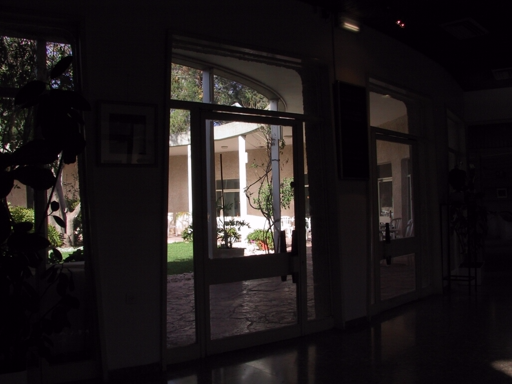
#> input picture hw2/testdata/input1.bmp, 512 x 384 px
$ python cv_hist_equal.py --input ../testdata/input1.bmp
#> lines starting #> are read from the running program, lines starting #| are printed output that depends on the picture
#> further down, img is the input picture: shape (384, 512, 3); mean B, G, R 25.3, 24.3, 29.3
from __future__ import print_function
import cv2
import numpy as np
import argparse

def histogram_equalization(img_in):# segregate color streams
    b,g,r = cv2.split(img_in)
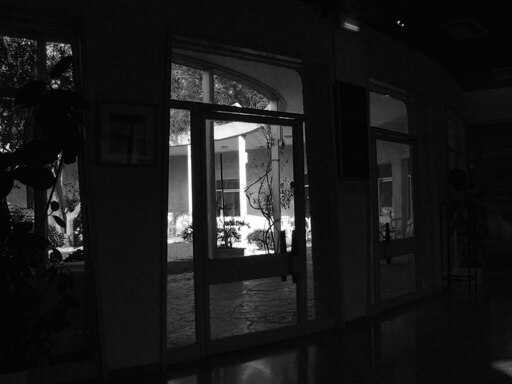
#> b: shape (384, 512); min 0, max 255, mean 25.3
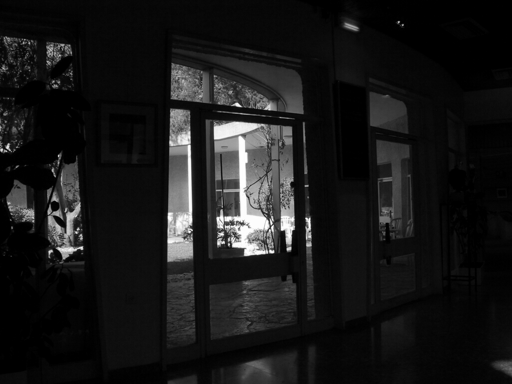
#> g: shape (384, 512); min 0, max 255, mean 24.3
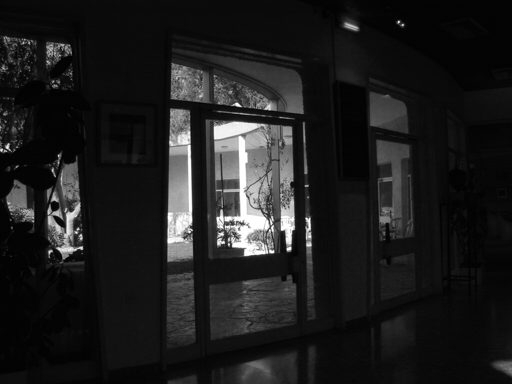
#> r: shape (384, 512); min 0, max 255, mean 29.3
    h_b, bin_b = np.histogram(b.flatten(), 256, [0, 256])
#> h_b = 256 values, max 17165 at index 11, min 18 at index 193, mean 768; bin_b = 257 values from 0 to 256
    h_g, bin_g = np.histogram(g.flatten(), 256, [0, 256])
#> h_g = 256 values, max 22479 at index 0, min 5 at index 255, mean 768; bin_g = 257 values from 0 to 256
    h_r, bin_r = np.histogram(r.flatten(), 256, [0, 256])# calculate cdf
#> h_r = 256 values, max 15226 at index 11, min 9 at index 0, mean 768; bin_r = 257 values from 0 to 256
    cdf_b = np.cumsum(h_b)
#> cdf_b = 256 values from 71 to 196608
    cdf_g = np.cumsum(h_g)
#> cdf_g = 256 values from 22479 to 196608
    cdf_r = np.cumsum(h_r)
#> cdf_r = 256 values from 9 to 196608

# mask all pixels with value=0 and replace it with mean of the pixel values
    cdf_m_b = np.ma.masked_equal(cdf_b,0)
    cdf_m_b = (cdf_m_b - cdf_m_b.min())*255/(cdf_m_b.max()-cdf_m_b.min())
    cdf_final_b = np.ma.filled(cdf_m_b,0).astype('uint8')
#> cdf_final_b = 256 values from 0 to 255

    cdf_m_g = np.ma.masked_equal(cdf_g,0)
    cdf_m_g = (cdf_m_g - cdf_m_g.min())*255/(cdf_m_g.max()-cdf_m_g.min())
    cdf_final_g = np.ma.filled(cdf_m_g,0).astype('uint8')
#> cdf_final_g = 256 values from 0 to 255
    cdf_m_r = np.ma.masked_equal(cdf_r,0)
    cdf_m_r = (cdf_m_r - cdf_m_r.min())*255/(cdf_m_r.max()-cdf_m_r.min())
    cdf_final_r = np.ma.filled(cdf_m_r,0).astype('uint8')
#> cdf_final_r = 256 values from 0 to 255
    # merge the images in the three channels
    img_b = cdf_final_b[b]
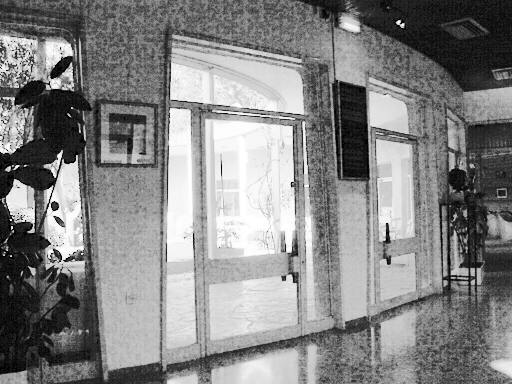
#> img_b: shape (384, 512); min 0, max 255, mean 132.6
    img_g = cdf_final_g[g]
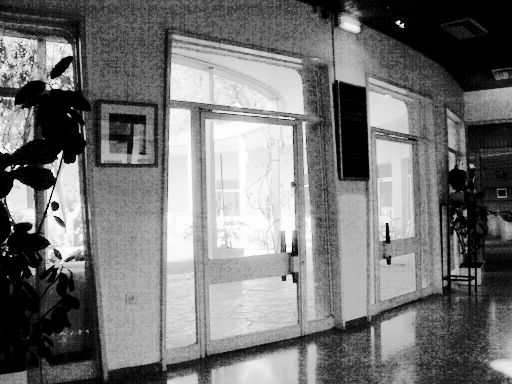
#> img_g: shape (384, 512); min 0, max 255, mean 116.5
    img_r = cdf_final_r[r]
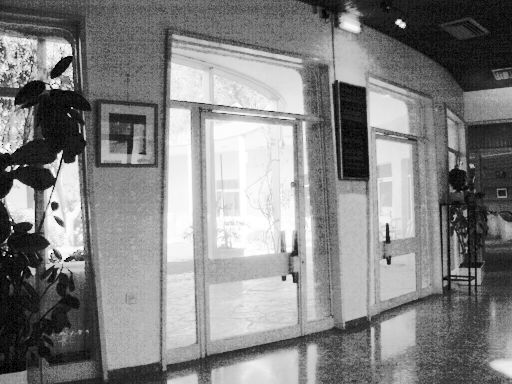
#> img_r: shape (384, 512); min 0, max 255, mean 131.5

    img_out = cv2.merge((img_b, img_g, img_r))# validation
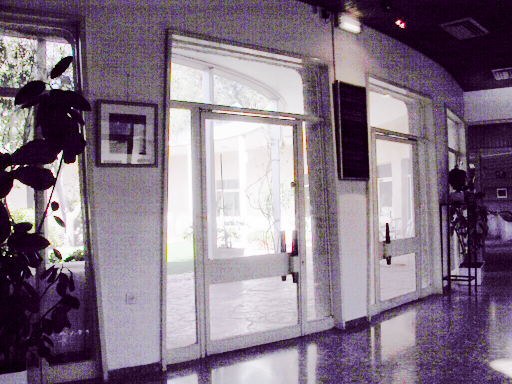
#> img_out: shape (384, 512, 3); mean B, G, R 132.6, 116.5, 131.5
    equ_b = cv2.equalizeHist(b)
    equ_g = cv2.equalizeHist(g)
    equ_r = cv2.equalizeHist(r)
    equ = cv2.merge((equ_b, equ_g, equ_r))
    #print(equ)
    # cv2.imwrite('output_name.png', equ)
    return img_out

parser = argparse.ArgumentParser(description='Code for Histogram Equalization tutorial.')
parser.add_argument('--input', help='Path to input image.', default='lena.jpg')
args = parser.parse_args()

img = cv2.imread(args.input)
ret = histogram_equalization(img)
cv2.imshow("IMG", ret)

k = cv2.waitKey(0)
#> (key Esc is pressed here)
if k == 27:
    cv2.destroyAllWindows()

$ run again, on hw2/testdata/input3.bmp
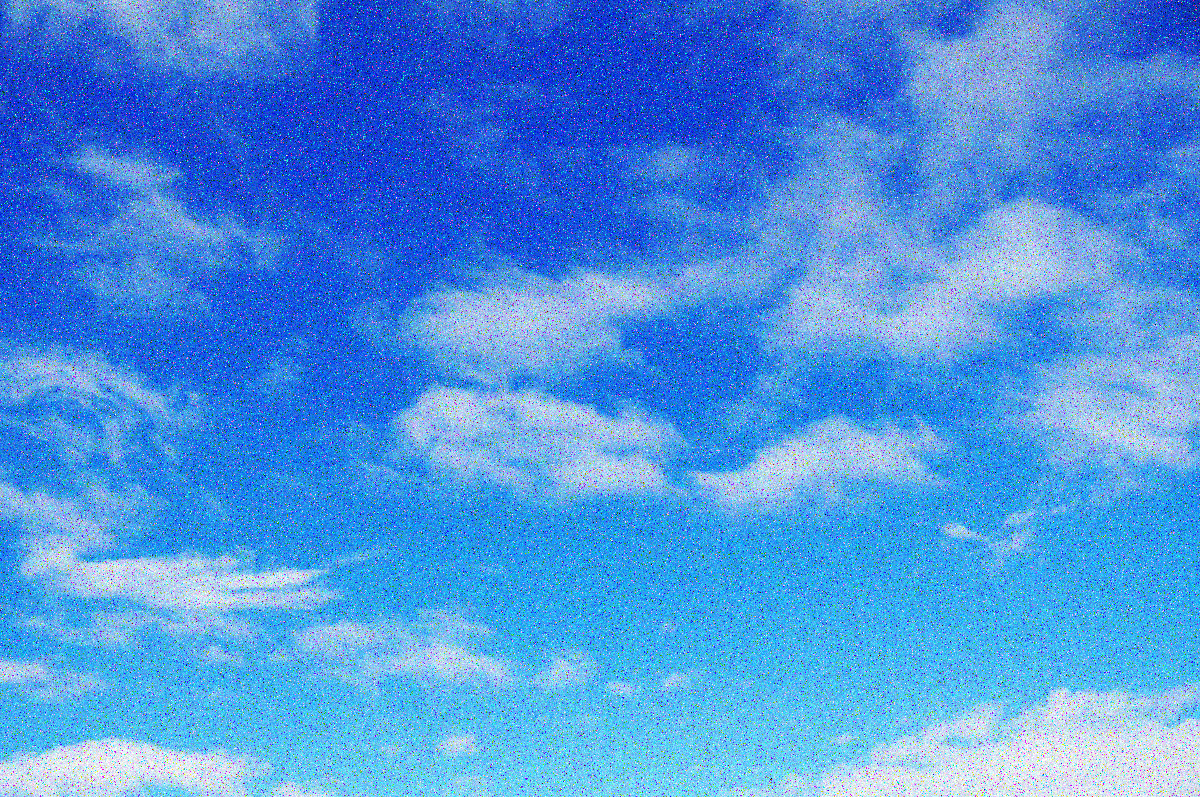
#> input picture hw2/testdata/input3.bmp, 1200 x 797 px
#> img is the input picture: shape (797, 1200, 3); mean B, G, R 223.4, 146.8, 77.5
#> in histogram_equalization, `b,g,r = cv2.split(img_in)`:
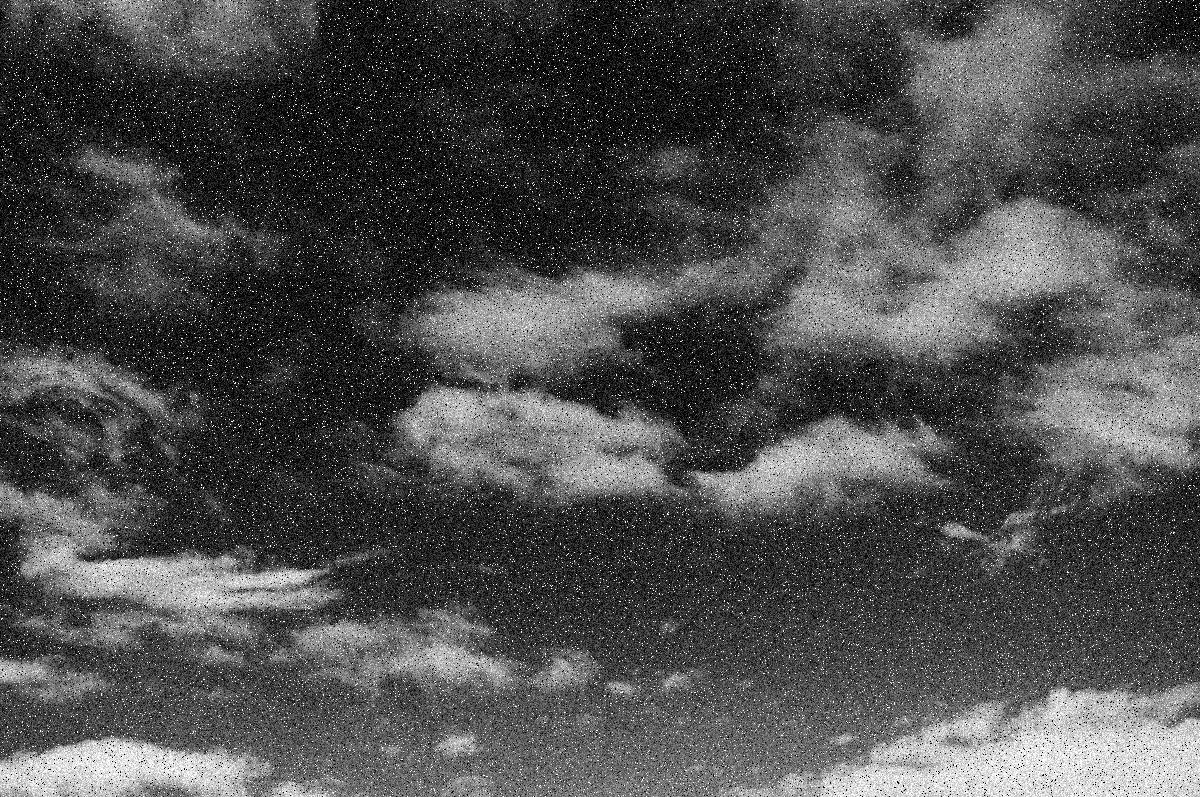
#> r: shape (797, 1200); min 0, max 255, mean 77.5
#> h_b = 256 values, max 207954 at index 255, min 0 at index 88, mean 3735.9; bin_b = 257 values from 0 to 256
#> h_g = 256 values, max 20245 at index 255, min 448 at index 5, mean 3735.9; bin_g = 257 values from 0 to 256
#> h_r = 256 values, max 68807 at index 0, min 527 at index 254, mean 3735.9; bin_r = 257 values from 0 to 256
#> cdf_b = 256 values from 12127 to 956400
#> cdf_g = 256 values from 12554 to 956400
#> cdf_r = 256 values from 68807 to 956400
#> cdf_final_b = 256 values from 0 to 255
#> in histogram_equalization, `img_out = cv2.merge((img_b, img_g, img_r))# validation`:
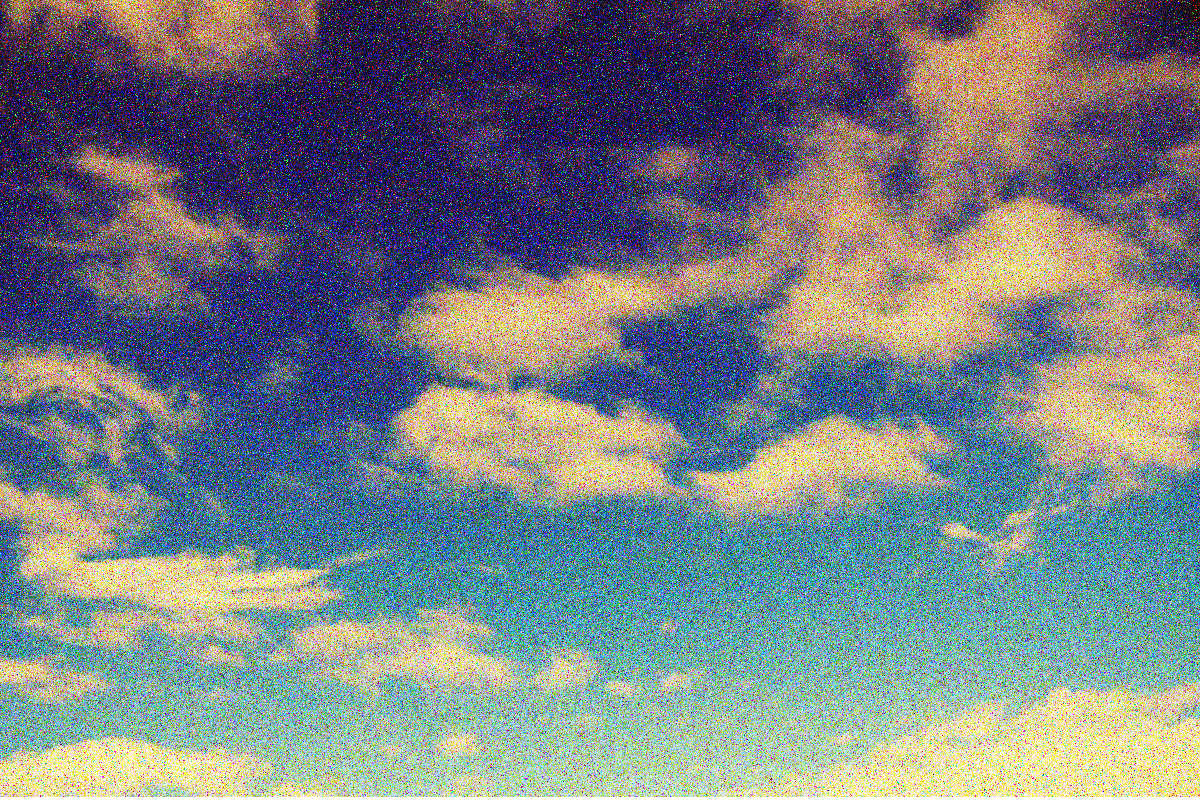
#> img_out: shape (797, 1200, 3); mean B, G, R 132.7, 126, 118.6
